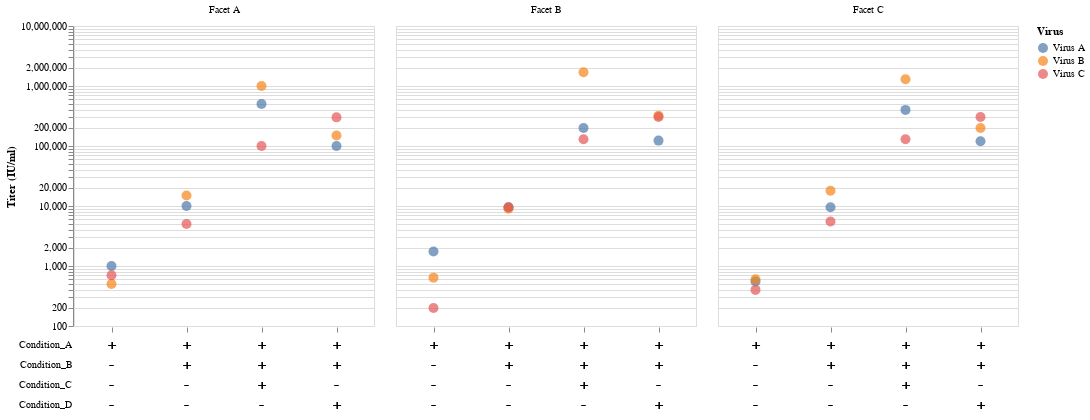

Write notebook code for a chart like this one.
### Markdown cell above
## Usage

The function `plot_titers()` produces a strip plot of titers with an experimental design matrix for the x-axis. Here's an example with the idealized dummy data:

### Code cell
plot_titers(
    data,
    titer_col="Titer",
    condition_cols=["Condition_A", "Condition_B", "Condition_C", "Condition_D"],
    facet_col="Facet",
    color_col="Virus",
)

### Figure 1 — Vega-Lite specification as saved in the notebook (floating-point values rounded to 4 significant figures)
{"config": {"view": {"continuousWidth": 300, "continuousHeight": 300}}, "vconcat": [{"mark": {"type": "point", "filled": true, "size": 100}, "encoding": {"color": {"field": "Virus", "legend": {"title": "Virus"}, "type": "nominal"}, "column": {"field": "Facet", "header": {"labels": true, "title": null}, "type": "nominal"}, "tooltip": [{"field": "Titer", "type": "quantitative"}, {"field": "Virus", "type": "nominal"}, {"field": "Facet", "type": "nominal"}, {"field": "Condition_A", "type": "nominal"}, {"field": "Condition_B", "type": "nominal"}, {"field": "Condition_C", "type": "nominal"}, {"field": "Condition_D", "type": "nominal"}], "x": {"axis": {"domain": false, "grid": false, "labels": false, "ticks": true, "title": null}, "field": "ID", "type": "nominal"}, "y": {"field": "Titer", "scale": {"type": "log"}, "title": "Titer (IU/ml)", "type": "quantitative"}}, "width": 300}, {"mark": {"type": "text", "size": 15}, "encoding": {"column": {"field": "Facet", "header": {"labels": false, "title": null}, "type": "nominal"}, "text": {"field": "Text", "type": "nominal"}, "x": {"axis": null, "field": "ID", "type": "nominal"}, "y": {"axis": {"domain": false, "grid": false, "ticks": false, "title": null}, "field": "Condition", "type": "nominal"}}, "transform": [{"fold": ["Condition_A", "Condition_B", "Condition_C", "Condition_D"], "as": ["Condition", "Text"]}], "view": {"strokeWidth": 1e-05}, "width": 300}], "data": {"name": "data-48e68cca907ae27f3539e429469ea545"}, "spacing": 0, "title": "", "$schema": "https://vega.github.io/schema/vega-lite/v5.20.1.json", "datasets": {"data-48e68cca907ae27f3539e429469ea545": [{"Titer": 1000, "Virus": "Virus A", "Facet": "Facet A", "Condition_A": "+", "Condition_B": "-", "Condition_C": "-", "Condition_D": "-", "ID": "A"}, {"Titer": 10000, "Virus": "Virus A", "Facet": "Facet A", "Condition_A": "+", "Condition_B": "+", "Condition_C": "-", "Condition_D": "-", "ID": "A_B"}, {"Titer": 100000, "Virus": "Virus A", "Facet": "Facet A", "Condition_A": "+", "Condition_B": "+", "Condition_C": "-", "Condition_D": "+", "ID": "A_B_D"}, {"Titer": 500000, "Virus": "Virus A", "Facet": "Facet A", "Condition_A": "+", "Condition_B": "+", "Condition_C": "+", "Condition_D": "-", "ID": "A_B_C"}, {"Titer": 500, "Virus": "Virus B", "Facet": "Facet A", "Condition_A": "+", "Condition_B": "-", "Condition_C": "-", "Condition_D": "-", "ID": "A"}, {"Titer": 15000, "Virus": "Virus B", "Facet": "Facet A", "Condition_A": "+", "Condition_B": "+", "Condition_C": "-", "Condition_D": "-", "ID": "A_B"}, {"Titer": 150000, "Virus": "Virus B", "Facet": "Facet A", "Condition_A": "+", "Condition_B": "+", "Condition_C": "-", "Condition_D": "+", "ID": "A_B_D"}, {"Titer": 1000000, "Virus": "Virus B", "Facet": "Facet A", "Condition_A": "+", "Condition_B": "+", "Condition_C": "+", "Condition_D": "-", "ID": "A_B_C"}, {"Titer": 700, "Virus": "Virus C", "Facet": "Facet A", "Condition_A": "+", "Condition_B": "-", "Condition_C": "-", "Condition_D": "-", "ID": "A"}, {"Titer": 5000, "Virus": "Virus C", "Facet": "Facet A", "Condition_A": "+", "Condition_B": "+", "Condition_C": "-", "Condition_D": "-", "ID": "A_B"}, {"Titer": 300000, "Virus": "Virus C", "Facet": "Facet A", "Condition_A": "+", "Condition_B": "+", "Condition_C": "-", "Condition_D": "+", "ID": "A_B_D"}, {"Titer": 100000, "Virus": "Virus C", "Facet": "Facet A", "Condition_A": "+", "Condition_B": "+", "Condition_C": "+", "Condition_D": "-", "ID": "A_B_C"}, {"Titer": 1750, "Virus": "Virus A", "Facet": "Facet B", "Condition_A": "+", "Condition_B": "-", "Condition_C": "-", "Condition_D": "-", "ID": "A"}, {"Titer": 9500, "Virus": "Virus A", "Facet": "Facet B", "Condition_A": "+", "Condition_B": "+", "Condition_C": "-", "Condition_D": "-", "ID": "A_B"}, {"Titer": 123000, "Virus": "Virus A", "Facet": "Facet B", "Condition_A": "+", "Condition_B": "+", "Condition_C": "-", "Condition_D": "+", "ID": "A_B_D"}, {"Titer": 200000, "Virus": "Virus A", "Facet": "Facet B", "Condition_A": "+", "Condition_B": "+", "Condition_C": "+", "Condition_D": "-", "ID": "A_B_C"}, {"Titer": 640, "Virus": "Virus B", "Facet": "Facet B", "Condition_A": "+", "Condition_B": "-", "Condition_C": "-", "Condition_D": "-", "ID": "A"}, {"Titer": 9000, "Virus": "Virus B", "Facet": "Facet B", "Condition_A": "+", "Condition_B": "+", "Condition_C": "-", "Condition_D": "-", "ID": "A_B"}, {"Titer": 320000, "Virus": "Virus B", "Facet": "Facet B", "Condition_A": "+", "Condition_B": "+", "Condition_C": "-", "Condition_D": "+", "ID": "A_B_D"}, {"Titer": 1700000, "Virus": "Virus B", "Facet": "Facet B", "Condition_A": "+", "Condition_B": "+", "Condition_C": "+", "Condition_D": "-", "ID": "A_B_C"}, {"Titer": 200, "Virus": "Virus C", "Facet": "Facet B", "Condition_A": "+", "Condition_B": "-", "Condition_C": "-", "Condition_D": "-", "ID": "A"}, {"Titer": 9500, "Virus": "Virus C", "Facet": "Facet B", "Condition_A": "+", "Condition_B": "+", "Condition_C": "-", "Condition_D": "-", "ID": "A_B"}, {"Titer": 305000, "Virus": "Virus C", "Facet": "Facet B", "Condition_A": "+", "Condition_B": "+", "Condition_C": "-", "Condition_D": "+", "ID": "A_B_D"}, {"Titer": 130000, "Virus": "Virus C", "Facet": "Facet B", "Condition_A": "+", "Condition_B": "+", "Condition_C": "+", "Condition_D": "-", "ID": "A_B_C"}, {"Titer": 550, "Virus": "Virus A", "Facet": "Facet C", "Condition_A": "+", "Condition_B": "-", "Condition_C": "-", "Condition_D": "-", "ID": "A"}, {"Titer": 9500, "Virus": "Virus A", "Facet": "Facet C", "Condition_A": "+", "Condition_B": "+", "Condition_C": "-", "Condition_D": "-", "ID": "A_B"}, {"Titer": 120000, "Virus": "Virus A", "Facet": "Facet C", "Condition_A": "+", "Condition_B": "+", "Condition_C": "-", "Condition_D": "+", "ID": "A_B_D"}, {"Titer": 400000, "Virus": "Virus A", "Facet": "Facet C", "Condition_A": "+", "Condition_B": "+", "Condition_C": "+", "Condition_D": "-", "ID": "A_B_C"}, {"Titer": 600, "Virus": "Virus B", "Facet": "Facet C", "Condition_A": "+", "Condition_B": "-", "Condition_C": "-", "Condition_D": "-", "ID": "A"}, {"Titer": 18000, "Virus": "Virus B", "Facet": "Facet C", "Condition_A": "+", "Condition_B": "+", "Condition_C": "-", "Condition_D": "-", "ID": "A_B"}, {"Titer": 200000, "Virus": "Virus B", "Facet": "Facet C", "Condition_A": "+", "Condition_B": "+", "Condition_C": "-", "Condition_D": "+", "ID": "A_B_D"}, {"Titer": 1300000, "Virus": "Virus B", "Facet": "Facet C", "Condition_A": "+", "Condition_B": "+", "Condition_C": "+", "Condition_D": "-", "ID": "A_B_C"}, {"Titer": 400, "Virus": "Virus C", "Facet": "Facet C", "Condition_A": "+", "Condition_B": "-", "Condition_C": "-", "Condition_D": "-", "ID": "A"}, {"Titer": 5500, "Virus": "Virus C", "Facet": "Facet C", "Condition_A": "+", "Condition_B": "+", "Condition_C": "-", "Condition_D": "-", "ID": "A_B"}, {"Titer": 305000, "Virus": "Virus C", "Facet": "Facet C", "Condition_A": "+", "Condition_B": "+", "Condition_C": "-", "Condition_D": "+", "ID": "A_B_D"}, {"Titer": 130000, "Virus": "Virus C", "Facet": "Facet C", "Condition_A": "+", "Condition_B": "+", "Condition_C": "+", "Condition_D": "-", "ID": "A_B_C"}]}}
